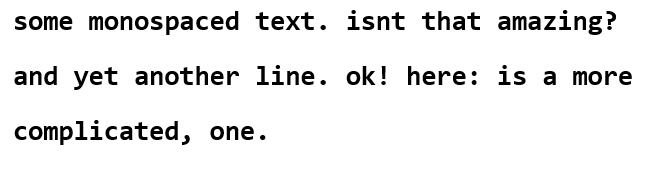
#> input picture lab9/res/consolas_t.PNG, 654 x 178 px, given in place of consolas_alph.png, which was not available
$ python letter_finder.py
#> lines starting #> are read from the running program, lines starting #| are printed output that depends on the picture; pictures that were not available may be replaced by others from this repository, and a replacement may not be noted
### lab9/other_parse.py
import matplotlib.pyplot as plt
import numpy as np
from numpy import fft, rot90, multiply
from PIL import Image
from PIL import ImageOps
from math import trunc
text_name = "res/cn150.png"
alphabet_name = "res/cn_sep_b.png"
order = ['a', 'b', 'c', 'd', 'e', 'f', 'g', 'h', 'i', 'j', 'k', 'l', 'm',
         'n', 'o', 'p', 'q', 'r', 's', 't', 'u', 'w', 'x', 'y', 'z',
         '0', '1', '2', '3', '4', '5', '6', '7', '8', '9']

def parse_alphabet(filename, up=2, down=1, left=3,right=2):
    alphabet = np.asarray(ImageOps.invert(Image.open(filename).convert("L")))
    alphabet = alphabet[up:-down, left:-right]
    print(alphabet.shape)
    return alphabet

def parse_letters(alphabet):
    """
    :param alphabet: alphabet (in order as in @order) with space between each character
    :return: cropped each letter of alphabet
    """
    lwidth_true = alphabet.shape[1] / (len(order)*2-1)  # true letter length
    lwidth = trunc(lwidth_true)  # unified int letter length
    letters = []
    for i in range(0, len(order)*2-1, 2):
        fr = trunc(lwidth_true * i)
        to = trunc(lwidth_true * (i + 1))
        a = alphabet[:, fr:to]
        if a.shape[1] > lwidth:
            a = a[:, 1:]
        letters.append(a)
        # plt.imshow(a, cmap="gray")
        # plt.show()
    return letters


def parse_text(text_name):
    return np.asarray(ImageOps.invert(Image.open(text_name).convert("L")))


# [56 lines left out: functions flipped_fourier, find_letters, clean_duplicates, circle, not called in this run]

### lab9/letter_finder.py
import numpy as np
import matplotlib.pyplot as plt
from numpy import fft
from math import trunc
from other_parse import parse_alphabet, parse_letters, parse_text, flipped_fourier, find_letters, clean_duplicates, circle, \
    order

def to_str(letter_order, letter_shape):
    letter_order = sorted(  # TODO better separate lines
        filter(lambda x: x[0][0] < 40, letter_order),
        key=lambda x: x[0][1])

    line = letter_order[0][1]
    for i in range(1, len(letter_order)):
        if letter_order[i][0][1] - letter_order[i - 1][0][1] > letter_shape[1] + 3:
            line += " "
        line += letter_order[i][1]
    print(line)
    return line

def reduce_noise(matrix, k):
    U, S, V = np.linalg.svd(matrix, full_matrices=False)  # singular value decomposition
    smat = np.diag(S)
    smat[k:, k:] = 0
    print(U.shape, S.shape, V.shape, smat.shape)
    return np.dot(U, np.dot(smat, V))

def reduce_noise2(matrix, k):
    U, S, V = np.linalg.svd(matrix, full_matrices=True)  # singular value decomposition
    Uvcts = np.matrix(U[:, :k])  # first k-t singular vectors
    Svals = np.diag(S[:k])  # k first singular values
    Vvcts = np.matrix(V[:k, :])  # transposed k-th vct = k-th column
    return Uvcts * Svals * Vvcts

def find_all_letters(text_name, alphabet_name):
    alphabet = parse_alphabet(alphabet_name, 2, 5, 7, 2)
#> in parse_alphabet, `alphabet = np.asarray(ImageOps.invert(Image.open(filename).convert("L"..`:
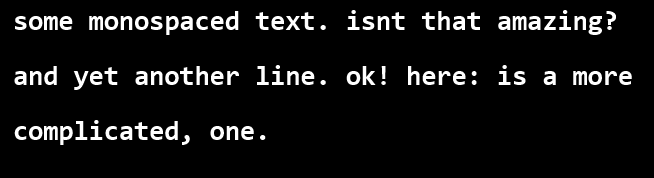
#> alphabet: shape (178, 654); min 0, max 255, mean 19.2
#> in parse_alphabet, `alphabet = alphabet[up:-down, left:-right]`:
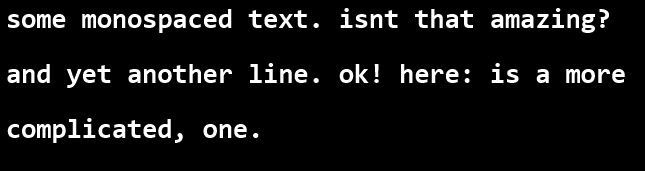
#> alphabet: shape (171, 645); min 0, max 255, mean 20.2
#| (171, 645)
    letters = parse_letters(alphabet)
#> after the loop in parse_letters, `for i in range(0, len(order)*2-1, 2):`: letters = 35 items
#> letters = 35 items
    text = parse_text(text_name)
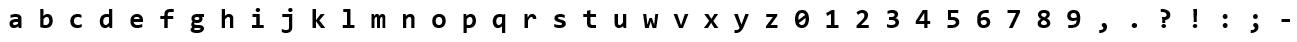
#> input picture lab9/res/consolas150.PNG, 1297 x 42 px, found by its file name
    text = reduce_noise2(text, trunc(50))
#> in reduce_noise2, `U, S, V = np.linalg.svd(matrix, full_matrices=True)`:
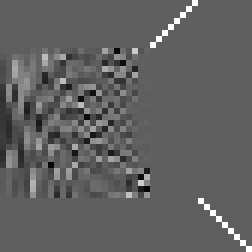
#> U: shape (42, 42) float64 (shown 6 times larger); min -0.6, max 1, mean 0.00974; drawn with min black and max white
#> in reduce_noise2, `U, S, V = np.linalg.svd(matrix, full_matrices=True)`:
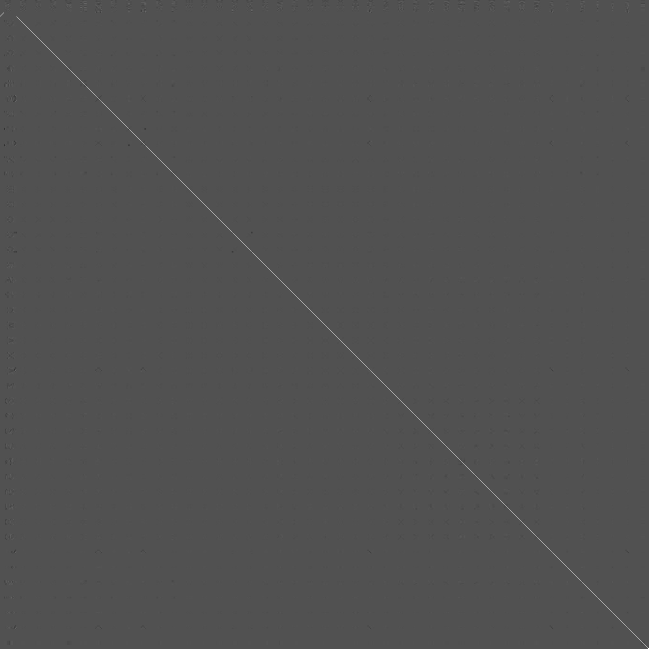
#> V: shape (1297, 1297) float64 (shown at 1/2 size); min -0.468, max 1, mean 0.00048; drawn with min black and max white
#> in reduce_noise2, `U, S, V = np.linalg.svd(matrix, full_matrices=True)`: S = 42 values, max 13139.9 at index 0, min 1.18e-12 at index 25, mean 1143.7
#> in reduce_noise2, `Svals = np.diag(S[:k])`:
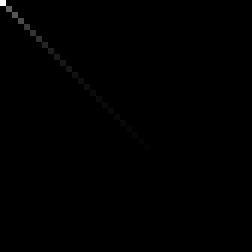
#> Svals: shape (42, 42) float64 (shown 6 times larger); min 0, max 13139.9, mean 27.2; drawn with min black and max white
#> in reduce_noise2, `Vvcts = np.matrix(V[:k, :])`:
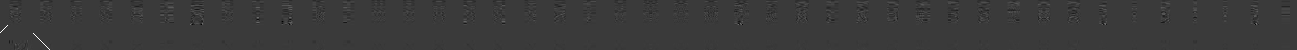
#> Vvcts: shape (50, 1297) float64; min -0.298, max 1, mean -6.66e-05; drawn with min black and max white
    plt.imshow(text, cmap="gray")
    plt.show()
    # perform fourier transform
    letters_f = flipped_fourier(letters, text.shape)
    text_f = fft.fft2(text)
    print(letters[0].shape)
    positions = find_letters(letters_f, text_f, thres=0.93)
    clean_duplicates(positions, letters[0].shape, margin=7)

    # for i in range(10, 25):
    #     circle(text_name, positions, letters[0].shape, [i])
    circle(text_name, positions, letters[0].shape, [i for i in range(35)], False)

    # display
    letter_order = []
    for pos, val in positions.items():
        letter_order.append((pos, order[val[0]]))

    to_str(letter_order, letters[0].shape)


# consolas150 # 2 5 7 2
# cn150 2 1 3 2
text_name = "res/consolas150.png"

alphabet_name = "res/consolas_alph.png"
#> (the run stopped early here; a loop or call above may not have finished)
